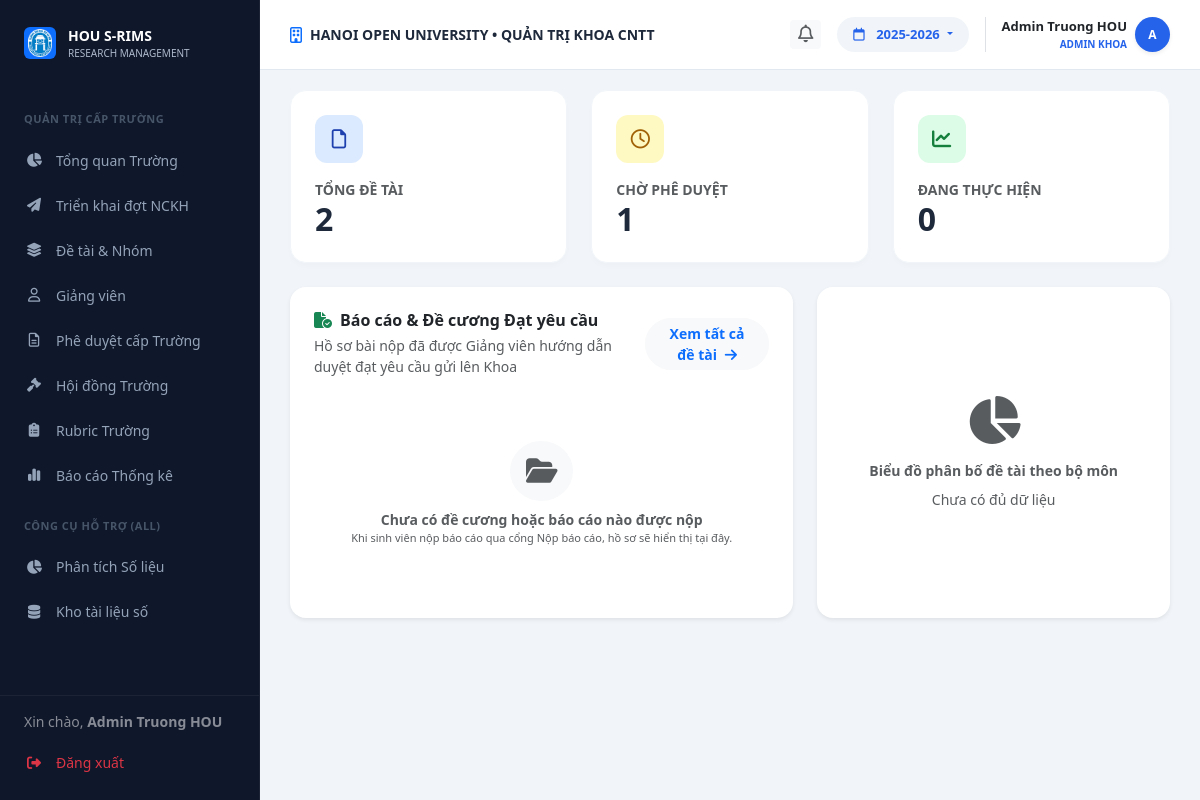
The page /faculty/dashboard (signed in) on the database as committed earlier.
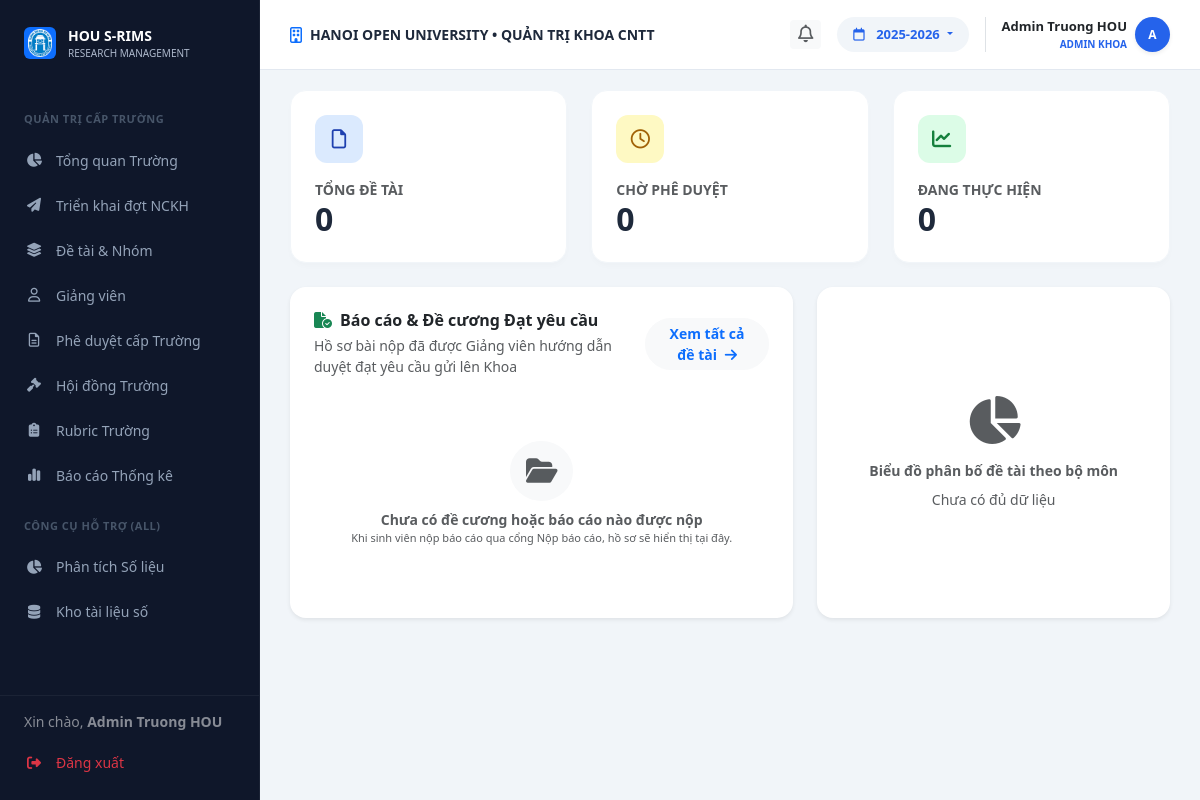
The same page on the database as committed later.
### models.py (models this page shows)
class Batch(db.Model):
    __tablename__ = 'batches'
    id = db.Column(db.Integer, primary_key=True)
    name = db.Column(db.String(100), nullable=False)
    type = db.Column(db.String(50), nullable=True, default='NCKH')
    start_date = db.Column(db.DateTime, nullable=True)
    end_date = db.Column(db.DateTime, nullable=True)
    submission_deadline = db.Column(db.DateTime, nullable=True)
    status = db.Column(db.String(20), default='active') # active, completed
    academic_year = db.Column(db.String(20), default='2025-2026')
    guidance_doc = db.Column(db.String(255), nullable=True)
    description = db.Column(db.Text, nullable=True)
    created_at = db.Column(db.DateTime, default=datetime.utcnow)
    topics = db.relationship('Topic', backref='batch', lazy=True)
    groups = db.relationship('Group', backref='batch', lazy=True)

### routes/faculty_bp.py (the view)
@faculty_bp.route('/dashboard')
def dashboard():
    current_year = get_effective_academic_year()
    topics = Topic.query.join(Batch).filter(Batch.academic_year == current_year, Batch.status != 'hidden').all()
    groups = Group.query.join(Batch).filter(Batch.academic_year == current_year, Batch.status != 'hidden').all()
    mentors = User.query.filter(func.lower(User.role) == 'lecturer').all()
    students = User.query.filter_by(role='student').all()
    recent_submissions = Submission.query.join(Topic).join(Batch).filter(
        Batch.academic_year == current_year,
        Batch.status != 'hidden',
        Submission.status == 'approved'
    ).order_by(Submission.submitted_at.desc()).limit(10).all()
    stats = {
        'total_topics': len(topics),
        'total_groups': len(groups),
        'total_mentors': len(mentors),
        'total_students': len(students),
        'total_submissions': len(recent_submissions)
    }
    return render_template('faculty/dashboard.html', stats=stats, topics=topics, recent_submissions=recent_submissions)

### app.py (called while the page is built)
@app.context_processor
def inject_global_user():
    from flask import session
    from models import User, Batch
    user_id = session.get('user_id')
    current_user = User.query.get(user_id) if user_id else None
    active_batches = Batch.query.filter_by(status='active').all()
    active_batch = active_batches[0] if active_batches else None
    return dict(current_user=current_user, active_batches=active_batches, active_batch=active_batch)

### routes/faculty_bp.py (called while the page is built)
@faculty_bp.before_request
def require_faculty():
    if session.get('role') not in ['faculty', 'admin']:
        return redirect(url_for('auth.login'))

### templates/faculty/dashboard.html (shortened to what the changed rows need)
{% extends "layouts/faculty_layout.html" %}
{% block faculty_content %}
<div id="view-f-overview" class="fade-in">
            <div class="row g-4 mb-4">
                    <div class="col-md-4"><div class="stat-card p-4"><div class="icon-box bg-primary-subtle text-primary mb-3"><i class="fa-regular fa-file"></i></div><div class="text-muted small fw-bold text-uppercase">TỔNG ĐỀ TÀI</div><div class="h2 fw-bold mb-0">{{ topics|length }}</div></div></div>
                    <div class="col-md-4"><div class="stat-card p-4"><div class="icon-box bg-warning-subtle text-warning mb-3"><i class="fa-regular fa-clock"></i></div><div class="text-muted small fw-bold text-uppercase">CHỜ PHÊ DUYỆT</div><div class="h2 fw-bold mb-0">{{ topics|selectattr('status', 'equalto', 'faculty_pending')|list|length }}</div></div></div>
                </div>
        </div>
{% endblock %}

### templates/layouts/faculty_layout.html (shortened to what this page needs)
{% extends "base.html" %}
{% block content %}
        <div class="top-bar">
            <div class="d-flex align-items-center gap-2">
                <i class="fa-regular fa-building text-primary"></i>
                <span class="fw-bold text-uppercase small">HANOI OPEN UNIVERSITY • QUẢN TRỊ KHOA CNTT</span>
            </div>
            <div class="d-flex align-items-center gap-3">
                <div class="dropdown">
                    <button class="btn btn-light border-0 btn-sm fw-bold text-muted position-relative" type="button" data-bs-toggle="dropdown" aria-expanded="false">
                        <i class="fa-regular fa-bell" style="font-size: 1.1rem;"></i>
                        {% set unread_count = notifications|selectattr('is_read', 'equalto', false)|list|length %}
                    </button>
                </div>
                <div class="dropdown">
                    <button class="year-select dropdown-toggle" type="button" data-bs-toggle="dropdown" style="background: #f1f5f9; border: none; padding: 8px 16px; border-radius: 20px; color: #2563eb; font-weight: 600; font-size: 13px;">
                        <i class="fa-regular fa-calendar me-2"></i> {{ current_academic_year or session.get('academic_year', '2027-2028') }}
                    </button>
                    {% set current_yr = current_academic_year or session.get('academic_year', '2027-2028') %}
                </div>
                <div class="dropdown border-start ps-3">
                    <div class="d-flex align-items-center gap-2 cursor-pointer dropdown-toggle no-arrow" data-bs-toggle="dropdown">
                        <div class="text-end">
                            <div class="fw-bold text-dark" style="font-size: 13px;">
                                {{ session.get('user_name', 'Admin Khoa') }}
                            </div>
                            <div class="fw-bold text-uppercase" style="font-size: 10px; color: #2563eb !important;">
                                ADMIN KHOA
                            </div>
                        </div>
                        <div class="rounded-circle text-white d-flex align-items-center justify-content-center fw-bold shadow-sm" style="width: 35px; height: 35px; font-size: 12px; background: #2563eb !important;">
                            {{ session.get('user_name', 'A')[0] | upper }}
                        </div>
                    </div>
                </div>
            </div>
        </div>
    <div class="content-area flex-grow-1 d-flex flex-column">
<div class="content-body flex-grow-1 d-flex flex-column">
{% block faculty_content %}{% endblock %}
</div>
{% endblock %}

Rows that differ between the two databases and show on the page:
no longer on this page (row edited): Batch: academic_year "2025-2026"
Other text that changed with them:
{{ current_academic_year or session.get('academic_year', '2027-2028') }}: (not shown) → "2025-2026"
{{ topics|length }}: "2" → "0"
{{ topics|selectattr('status', 'equalto', 'faculty_pending')|list|length }}: "1" → "0"
